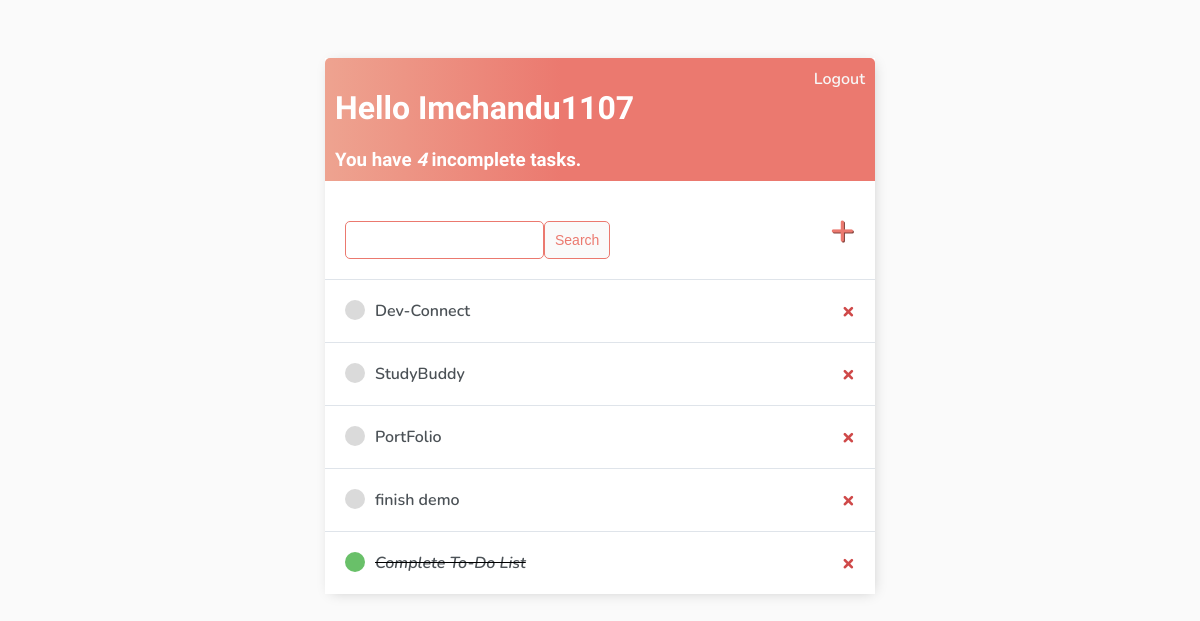
The app's page / (signed in), older data.
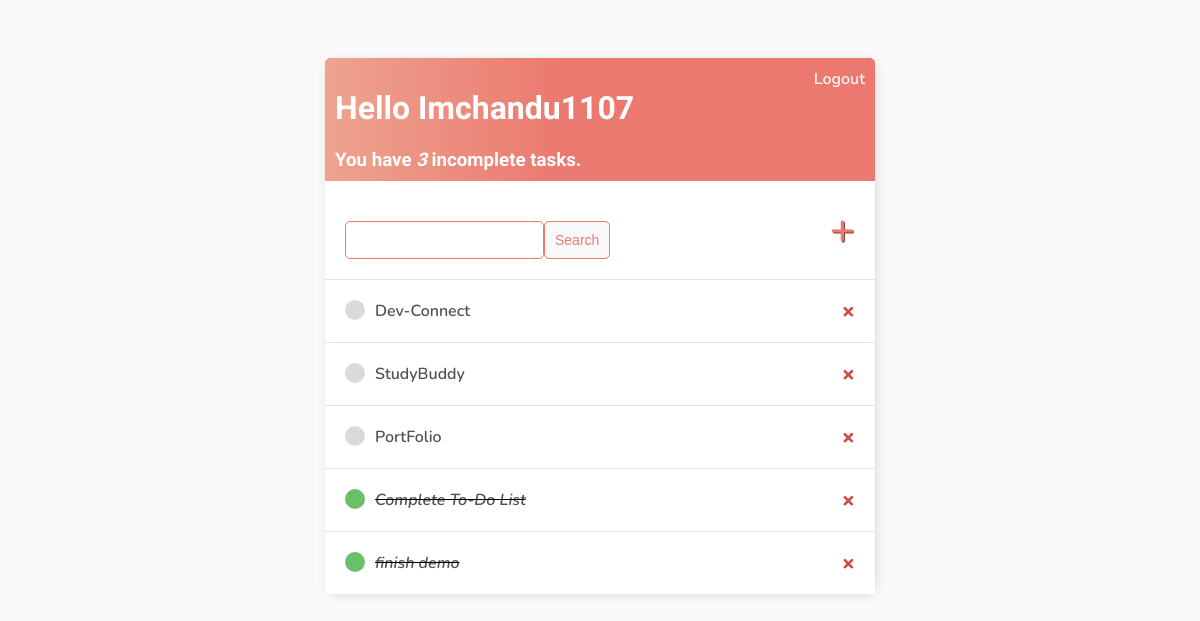
The same page, newer data.
### base/models.py (models this page shows)
class Task(models.Model):
    user = models.ForeignKey(User, on_delete=models.CASCADE, null=True, blank=True)
    title = models.CharField(max_length=200)
    description = models.TextField(null=True,blank=True)
    complete = models.BooleanField(default=False)
    created = models.DateTimeField(auto_now_add=True)
    def __str__(self):
        return self.title
    class Meta:
        ordering=['complete']

### base/views.py (the view)
# urls.py: path('',TaskList.as_view(),name='tasks'),
class TaskList(LoginRequiredMixin, ListView):
    model = Task
    context_object_name='tasks'
    def get_context_data(self, **kwargs):
        context=super().get_context_data(**kwargs)
        context['tasks']=context['tasks'].filter(user=self.request.user)
        context['count']=context['tasks'].filter(complete=False).count()
        search_input=self.request.GET.get('search-area') or ''
        if search_input:
            context['tasks']=context['tasks'].filter(
                title__icontains=search_input
            )
        context['search_input']=search_input
        return context

### base/templates/base/task_list.html
{% extends 'base/main.html' %}
{% block content %}
<div class="header-bar">
    <div>
        <h1>Hello {{request.user|title}}</h1>
        <h3 style="margin:0;">You have <i>{{count}}</i> incomplete task{{count|pluralize:"s"}}. </h3>
    </div>
    {% if request.user.is_authenticated %}
    <a href="{% url 'logout' %}">Logout</a>
    {% else %}
    <a href="{% url 'login' %}">Login</a>
    {% endif %}
</div>
<div id="search-add-wrapper">
    <form method="GET" style="margin-top: 20px;display: flex;">
        <input type="text" name="search-area" value="{{search_input}}" autocomplete="off">
        <input class="button" type="submit" value="Search">
    </form>
    <a id="add-link" href="{% url 'task-create' %}">&#x2b</a>
</div>
<div class="task-items-wrapper">
    {% for task in tasks %}
        <div class="task-wrapper">
            {% if task.complete %}
                <div class="task-title">
                    <div class="task-complete-icon"></div>
                    <i><s><a href="{% url 'task-update' task.id %}">{{task}}</a></s></i>
                </div>
                <a class="delete-link" href="{% url 'task-delete' task.id %}">&#215</a>
            {% else %}
                <div class="task-title">
                    <div class="task-incomplete-icon"></div>
                    <a href="{% url 'task-update' task.id %}">{{task}}</a>
                </div>
                <a class="delete-link" href="{% url 'task-delete' task.id %}">&#215</a>
            {% endif %}
        </div>
    {% empty %}
    <div class="card-body">
        <h3>No tasks in list.</h3>
    </div>
    {% endfor %}
</div>
{% endblock content%}

### base/templates/base/main.html (shortened to what this page needs)
<!DOCTYPE html>
<html lang="en">
<head>
</head>
<body>
    <div class="container">
        {% block content %}
        {% endblock content %}
    </div>
</body>
</html>

### base/templates/base/main.html (style rules this page uses)
body { background-color: #fafafa; font-family: 'Nunito', sans-serif; padding-top: 50px; }
h1, h2, h3, h4, h5, h6 { font-family: 'Raleway', sans-serif; }
a, p { color: #4b5156 }
a { font-weight: 600; }
.container { max-width: 550px; margin:auto; background-color: #fff; -webkit-box-shadow: 2px 2px 13px -4px rgba(0, 0, 0, 0.21); box-shadow: 2px 2px 13px -4px rgba(0, 0, 0, 0.21); }
input { outline: none; border: none; }
.header-bar { display: flex; justify-content: space-between; color: #fff; padding: 10px; border-radius: 5px 5px 0 0; background: linear-gradient(90deg, #EEA390 0%, #EB796F 43%, #EB796F 100%); }
.header-bar a { color: rgb(247, 247, 247); text-decoration: none; }
.task-wrapper { display: flex; align-items: center; justify-content: space-between; background-color: #fff; border-top: 1px solid #dfe4ea; overflow: hidden; }
.task-title { display: flex; padding: 20px; }
.task-title a { text-decoration: none; color: #4b5156; margin-left: 10px; }
.task-complete-icon { height: 20px; width: 20px; background-color: rgb(105, 192, 105); border-radius: 50%; }
.task-incomplete-icon { height: 20px; width: 20px; background-color: rgb(218, 218, 218); border-radius: 50%; }
.delete-link { text-decoration: none; font-weight: 900; color: #cf4949; font-size: 22px; line-height: 0; padding: 20px 0px; padding-right: 20px; }
#add-link { color: #EB796F; text-decoration: none; font-size: 42px; text-shadow: 1px 1px #81413b; }
#search-add-wrapper { display: flex; justify-content: space-between; align-items: center; padding: 20px; }
input[type=text], input[type=password], textarea { border: 1px solid #EB796F; border-radius: 5px; padding: 10px; width: 90%; }
.button { border: 1px solid #EB796F; background-color: #fafafa; color: #EB796F; padding: 10px; font-size: 14px; border-radius: 5px; cursor: pointer; text-decoration: none; }

Row changes from the older to the newer data that the page shows:
shown differently, row unchanged: Task "Complete To-Do List": moves up the list
changed Task "finish demo": complete False → True (drawn)
Text that changed along with them:
{{ count }}: "4" → "3"
